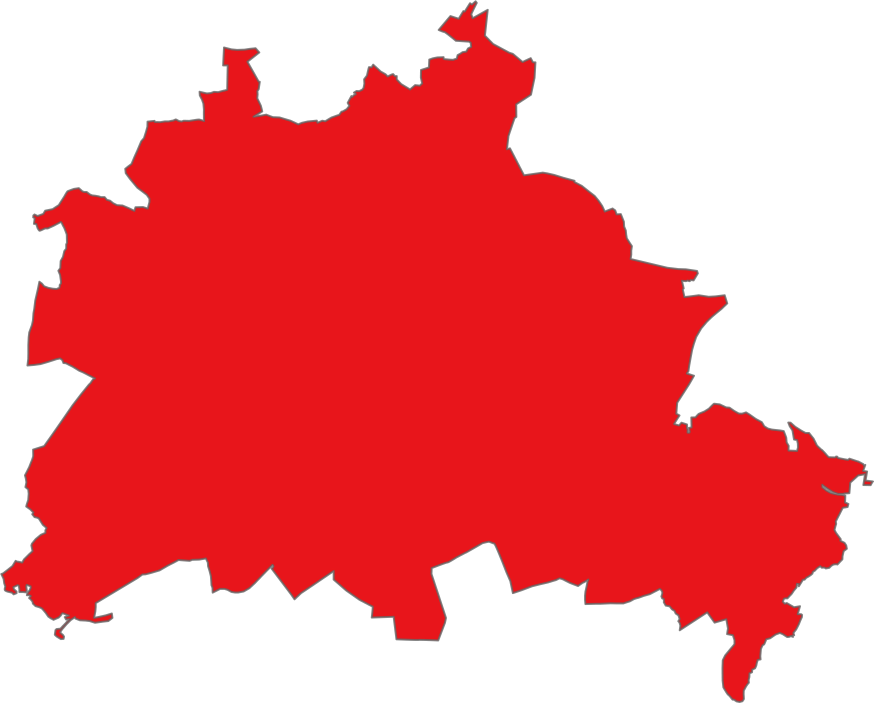
#> input picture images/Berlin_new.jpg, 2621 x 2109 px (shown at 1/3 size)
$ jupyter execute --allow-errors Wordcloud.ipynb
#> lines starting #> are read from the running program, lines starting #| are printed output that depends on the picture
[cell 1]
import pandas as pd
import numpy as np
from datetime import datetime
from datetime import timedelta
import os
import json

from os import path
from wordcloud import WordCloud
import matplotlib.pyplot as plt
from collections import Counter
from PIL import Image
from wordcloud import WordCloud, STOPWORDS

#> (a cell that did not finish here is left out)

#> (a cell that did not finish here is left out)

#> (a cell that did not finish here is left out)

#> (a cell that did not finish here is left out)

#> (a cell that did not finish here is left out)

#> (a cell that did not finish here is left out)

[cell 8]
# Load mask image
cloud_mask = np.array(Image.open("images/Berlin_new.jpg"))
#> cloud_mask is the input picture: shape (2109, 2621, 3); mean R, G, B 241.2, 130.7, 133.8

# Font path (adjust as needed for your system)
font_path = "/Library/Fonts/Roboto-Medium.ttf"  # macOS example

# Custom color function: yellow for "sun" words, violet-grey otherwise
def sun_color_func(word, font_size, position, orientation, random_state=None, **kwargs):
    if 'sun' in word.lower():
        return "#fdf464"  # sunny yellow
    else:
        return "#C3B3D3"  # violet-grey

# Create the word cloud
#> (the rest of this cell did not finish here and is left out)

#> (a cell that did not finish here is left out)

#> (a cell that did not finish here is left out)

#> (a cell that did not finish here is left out)

#> (a cell that did not finish here is left out)

#> (a cell that did not finish here is left out)

[cell 14]
# Load mask image
cloud_mask = np.array(Image.open("images/Brooklyn-final.png").convert("L"))
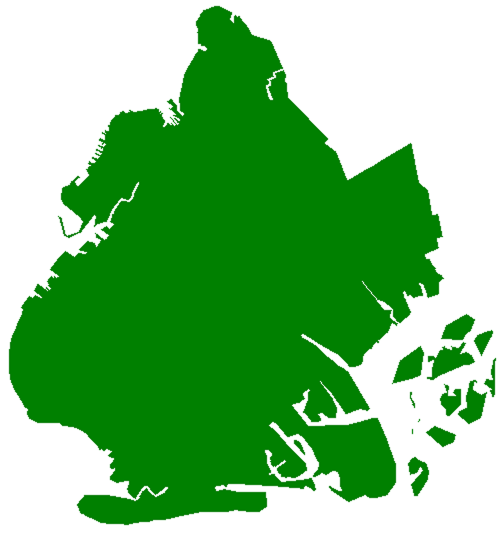
#> input picture images/brooklyn-final.png, 1002 x 1076 px, found by its file name (shown at 1/2 size)
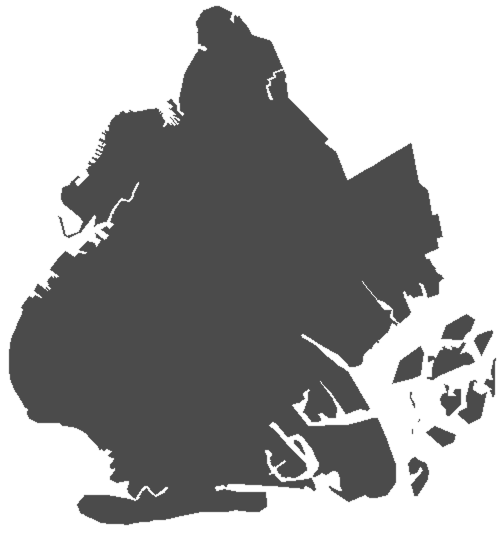
#> cloud_mask: shape (1076, 1002) (shown at 1/2 size); min 46, max 255, mean 162.6

# Font path (adjust as needed for your system)
font_path = "/Library/Fonts/Roboto-Medium.ttf"  # macOS example

# Custom color function: yellow for "sun" words, violet-grey otherwise
def sun_color_func(word, font_size, position, orientation, random_state=None, **kwargs):
    if 'sun' in word.lower():
        return "#fdf464"  # sunny yellow
    else:
        return "#C3B3D3"  # violet-grey

# Create the word cloud
#> (the rest of this cell did not finish here and is left out)
